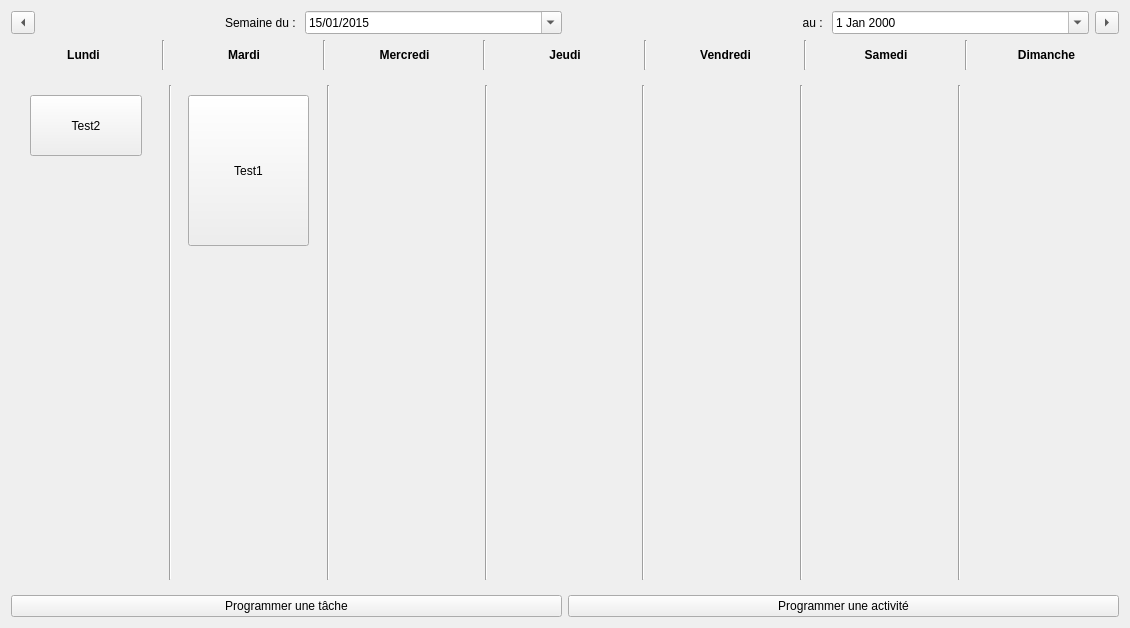
<?xml version="1.0" encoding="UTF-8"?>
<ui version="4.0">
 <class>WeekCalendar</class>
 <widget class="QWidget" name="WeekCalendar">
  <property name="geometry">
   <rect>
    <x>0</x>
    <y>0</y>
    <width>1130</width>
    <height>628</height>
   </rect>
  </property>
  <property name="minimumSize">
   <size>
    <width>500</width>
    <height>0</height>
   </size>
  </property>
  <property name="windowTitle">
   <string>Form</string>
  </property>
  <layout class="QVBoxLayout" name="verticalLayout_3">
   <item>
    <layout class="QVBoxLayout" name="MainBox">
     <item>
      <layout class="QVBoxLayout" name="calendrierTop">
       <item>
        <layout class="QHBoxLayout" name="jours">
         <item>
          <widget class="QToolButton" name="flecheGauche">
           <property name="text">
            <string>...</string>
           </property>
           <property name="arrowType">
            <enum>Qt::LeftArrow</enum>
           </property>
          </widget>
         </item>
         <item>
          <widget class="QLabel" name="label_2">
           <property name="text">
            <string>Semaine du : </string>
           </property>
           <property name="alignment">
            <set>Qt::AlignRight|Qt::AlignTrailing|Qt::AlignVCenter</set>
           </property>
          </widget>
         </item>
         <item>
          <widget class="QDateEdit" name="dateLundi">
           <property name="maximumDate">
            <date>
             <year>4000</year>
             <month>12</month>
             <day>31</day>
            </date>
           </property>
           <property name="displayFormat">
            <string>dd/MM/yyyy</string>
           </property>
           <property name="calendarPopup">
            <bool>true</bool>
           </property>
           <property name="date">
            <date>
             <year>2015</year>
             <month>1</month>
             <day>15</day>
            </date>
           </property>
          </widget>
         </item>
         <item>
          <widget class="QLabel" name="label">
           <property name="text">
            <string>au : </string>
           </property>
           <property name="alignment">
            <set>Qt::AlignRight|Qt::AlignTrailing|Qt::AlignVCenter</set>
           </property>
          </widget>
         </item>
         <item>
          <widget class="QDateEdit" name="dateDimanche">
           <property name="calendarPopup">
            <bool>true</bool>
           </property>
          </widget>
         </item>
         <item>
          <widget class="QToolButton" name="flecheDroite">
           <property name="text">
            <string>...</string>
           </property>
           <property name="arrowType">
            <enum>Qt::RightArrow</enum>
           </property>
          </widget>
         </item>
        </layout>
       </item>
       <item>
        <layout class="QHBoxLayout" name="gestionSemaine">
         <item>
          <widget class="QLabel" name="label_lundi">
           <property name="maximumSize">
            <size>
             <width>16777215</width>
             <height>30</height>
            </size>
           </property>
           <property name="font">
            <font>
             <weight>75</weight>
             <bold>true</bold>
            </font>
           </property>
           <property name="frameShape">
            <enum>QFrame::NoFrame</enum>
           </property>
           <property name="text">
            <string>Lundi</string>
           </property>
           <property name="textFormat">
            <enum>Qt::AutoText</enum>
           </property>
           <property name="alignment">
            <set>Qt::AlignCenter</set>
           </property>
          </widget>
         </item>
         <item>
          <widget class="Line" name="line_8">
           <property name="orientation">
            <enum>Qt::Vertical</enum>
           </property>
          </widget>
         </item>
         <item>
          <widget class="QLabel" name="label_mardi">
           <property name="maximumSize">
            <size>
             <width>16777215</width>
             <height>30</height>
            </size>
           </property>
           <property name="font">
            <font>
             <weight>75</weight>
             <bold>true</bold>
            </font>
           </property>
           <property name="frameShape">
            <enum>QFrame::NoFrame</enum>
           </property>
           <property name="text">
            <string>Mardi</string>
           </property>
           <property name="textFormat">
            <enum>Qt::AutoText</enum>
           </property>
           <property name="alignment">
            <set>Qt::AlignCenter</set>
           </property>
          </widget>
         </item>
         <item>
          <widget class="Line" name="line_9">
           <property name="orientation">
            <enum>Qt::Vertical</enum>
           </property>
          </widget>
         </item>
         <item>
          <widget class="QLabel" name="label_mercredi">
           <property name="maximumSize">
            <size>
             <width>16777215</width>
             <height>30</height>
            </size>
           </property>
           <property name="font">
            <font>
             <weight>75</weight>
             <bold>true</bold>
            </font>
           </property>
           <property name="frameShape">
            <enum>QFrame::NoFrame</enum>
           </property>
           <property name="text">
            <string>Mercredi</string>
           </property>
           <property name="textFormat">
            <enum>Qt::AutoText</enum>
           </property>
           <property name="alignment">
            <set>Qt::AlignCenter</set>
           </property>
          </widget>
         </item>
         <item>
          <widget class="Line" name="line_10">
           <property name="orientation">
            <enum>Qt::Vertical</enum>
           </property>
          </widget>
         </item>
         <item>
          <widget class="QLabel" name="label_jeudi">
           <property name="maximumSize">
            <size>
             <width>16777215</width>
             <height>30</height>
            </size>
           </property>
           <property name="font">
            <font>
             <weight>75</weight>
             <bold>true</bold>
            </font>
           </property>
           <property name="frameShape">
            <enum>QFrame::NoFrame</enum>
           </property>
           <property name="text">
            <string>Jeudi</string>
           </property>
           <property name="textFormat">
            <enum>Qt::AutoText</enum>
           </property>
           <property name="alignment">
            <set>Qt::AlignCenter</set>
           </property>
          </widget>
         </item>
         <item>
          <widget class="Line" name="line_11">
           <property name="orientation">
            <enum>Qt::Vertical</enum>
           </property>
          </widget>
         </item>
         <item>
          <widget class="QLabel" name="label_vendredi">
           <property name="maximumSize">
            <size>
             <width>16777215</width>
             <height>30</height>
            </size>
           </property>
           <property name="font">
            <font>
             <weight>75</weight>
             <bold>true</bold>
            </font>
           </property>
           <property name="frameShape">
            <enum>QFrame::NoFrame</enum>
           </property>
           <property name="text">
            <string>Vendredi</string>
           </property>
           <property name="textFormat">
            <enum>Qt::AutoText</enum>
           </property>
           <property name="alignment">
            <set>Qt::AlignCenter</set>
           </property>
          </widget>
         </item>
         <item>
          <widget class="Line" name="line_7">
           <property name="orientation">
            <enum>Qt::Vertical</enum>
           </property>
          </widget>
         </item>
         <item>
          <widget class="QLabel" name="label_samedi">
           <property name="maximumSize">
            <size>
             <width>16777215</width>
             <height>30</height>
            </size>
           </property>
           <property name="font">
            <font>
             <weight>75</weight>
             <bold>true</bold>
            </font>
           </property>
           <property name="frameShape">
            <enum>QFrame::NoFrame</enum>
           </property>
           <property name="text">
            <string>Samedi</string>
           </property>
           <property name="textFormat">
            <enum>Qt::AutoText</enum>
           </property>
           <property name="alignment">
            <set>Qt::AlignCenter</set>
           </property>
          </widget>
         </item>
         <item>
          <widget class="Line" name="line_12">
           <property name="orientation">
            <enum>Qt::Vertical</enum>
           </property>
          </widget>
         </item>
         <item>
          <widget class="QLabel" name="label_dimanche">
           <property name="maximumSize">
            <size>
             <width>16777215</width>
             <height>30</height>
            </size>
           </property>
           <property name="font">
            <font>
             <weight>75</weight>
             <bold>true</bold>
            </font>
           </property>
           <property name="frameShape">
            <enum>QFrame::NoFrame</enum>
           </property>
           <property name="text">
            <string>Dimanche</string>
           </property>
           <property name="textFormat">
            <enum>Qt::AutoText</enum>
           </property>
           <property name="alignment">
            <set>Qt::AlignCenter</set>
           </property>
          </widget>
         </item>
        </layout>
       </item>
      </layout>
     </item>
     <item>
      <layout class="QHBoxLayout" name="vueCalendrier1">
       <item>
        <widget class="QWidget" name="vueCalendrier2" native="true">
         <property name="minimumSize">
          <size>
           <width>40</width>
           <height>400</height>
          </size>
         </property>
         <layout class="QHBoxLayout" name="horizontalLayout_2">
          <item>
           <widget class="QWidget" name="lundi" native="true">
            <property name="minimumSize">
             <size>
              <width>40</width>
              <height>0</height>
             </size>
            </property>
            <widget class="QPushButton" name="pushButton">
             <property name="geometry">
              <rect>
               <x>10</x>
               <y>10</y>
               <width>112</width>
               <height>61</height>
              </rect>
             </property>
             <property name="minimumSize">
              <size>
               <width>40</width>
               <height>0</height>
              </size>
             </property>
             <property name="text">
              <string>Test2</string>
             </property>
            </widget>
           </widget>
          </item>
          <item>
           <widget class="Line" name="line">
            <property name="orientation">
             <enum>Qt::Vertical</enum>
            </property>
           </widget>
          </item>
          <item>
           <widget class="QWidget" name="mardi" native="true">
            <property name="minimumSize">
             <size>
              <width>40</width>
              <height>0</height>
             </size>
            </property>
            <widget class="QPushButton" name="pushButton_2">
             <property name="geometry">
              <rect>
               <x>10</x>
               <y>10</y>
               <width>121</width>
               <height>151</height>
              </rect>
             </property>
             <property name="minimumSize">
              <size>
               <width>40</width>
               <height>0</height>
              </size>
             </property>
             <property name="text">
              <string>Test1</string>
             </property>
            </widget>
           </widget>
          </item>
          <item>
           <widget class="Line" name="line_2">
            <property name="orientation">
             <enum>Qt::Vertical</enum>
            </property>
           </widget>
          </item>
          <item>
           <widget class="QWidget" name="mercredi" native="true">
            <property name="minimumSize">
             <size>
              <width>40</width>
              <height>0</height>
             </size>
            </property>
           </widget>
          </item>
          <item>
           <widget class="Line" name="line_3">
            <property name="orientation">
             <enum>Qt::Vertical</enum>
            </property>
           </widget>
          </item>
          <item>
           <widget class="QWidget" name="jeudi" native="true">
            <property name="minimumSize">
             <size>
              <width>50</width>
              <height>0</height>
             </size>
            </property>
           </widget>
          </item>
          <item>
           <widget class="Line" name="line_4">
            <property name="orientation">
             <enum>Qt::Vertical</enum>
            </property>
           </widget>
          </item>
          <item>
           <widget class="QWidget" name="vendredi" native="true">
            <property name="minimumSize">
             <size>
              <width>40</width>
              <height>0</height>
             </size>
            </property>
           </widget>
          </item>
          <item>
           <widget class="Line" name="line_5">
            <property name="orientation">
             <enum>Qt::Vertical</enum>
            </property>
           </widget>
          </item>
          <item>
           <widget class="QWidget" name="samedi" native="true">
            <property name="minimumSize">
             <size>
              <width>40</width>
              <height>0</height>
             </size>
            </property>
           </widget>
          </item>
          <item>
           <widget class="Line" name="line_6">
            <property name="orientation">
             <enum>Qt::Vertical</enum>
            </property>
           </widget>
          </item>
          <item>
           <widget class="QWidget" name="dimanche" native="true">
            <property name="minimumSize">
             <size>
              <width>40</width>
              <height>0</height>
             </size>
            </property>
           </widget>
          </item>
         </layout>
        </widget>
       </item>
      </layout>
     </item>
     <item>
      <layout class="QHBoxLayout" name="calendrierBottom">
       <item>
        <widget class="QPushButton" name="buttonProgrammerActivite">
         <property name="text">
          <string>Programmer une tâche</string>
         </property>
        </widget>
       </item>
       <item>
        <widget class="QPushButton" name="buttonProgrammerTache">
         <property name="text">
          <string>Programmer une activité</string>
         </property>
        </widget>
       </item>
      </layout>
     </item>
    </layout>
   </item>
  </layout>
 </widget>
 <resources/>
 <connections/>
</ui>
